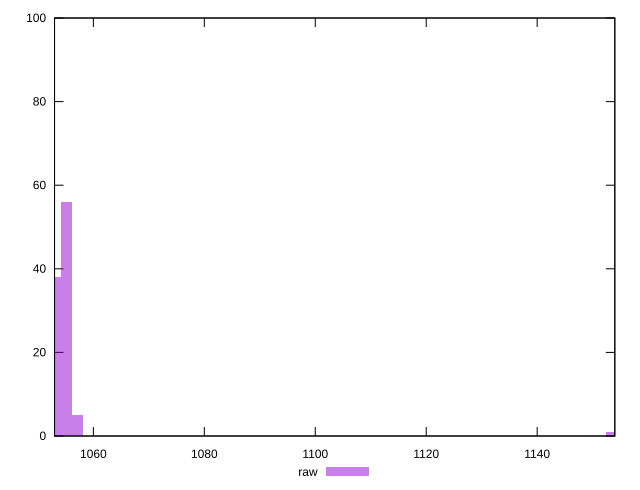

Here is the gnuplot script that generated this plot:
reset

$raw <<EOF
1153.3984829187254 1
1057.1147834750755 5
1055.1088730699994 56
1053.1029626649233 38
EOF

set key outside below
set boxwidth 2.0059104050760443
set xrange [1053:1154]
set yrange [0:100]
set trange [0:100]
set style fill transparent solid 0.5 noborder
set terminal svg size 640, 490 enhanced background rgb 'white'
set output "reports/report_00032_2021-02-25T10-28-15.087Z/uses-rel-preload/samples/card/raw/histogram.svg"

plot $raw title "raw" with boxes

reset
